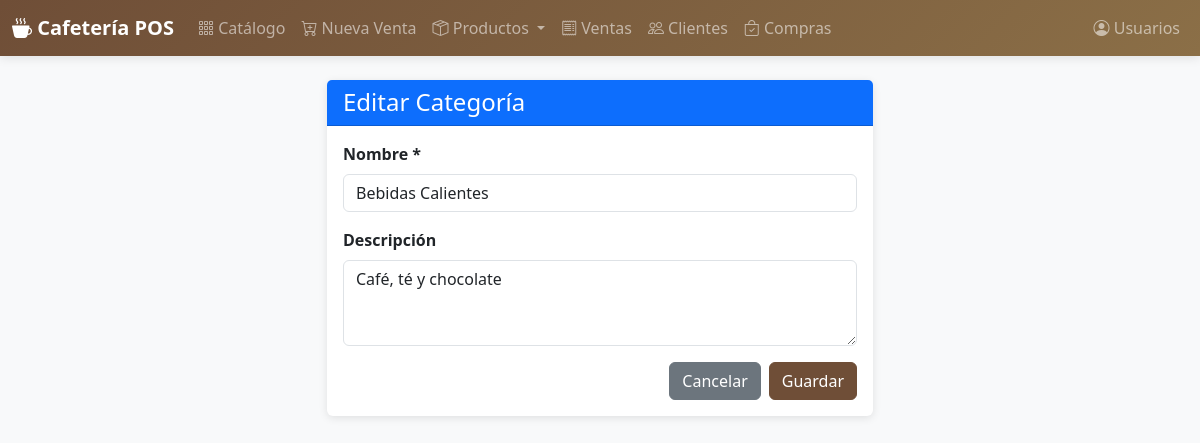
Page /categorias/editar/1 on the committed database.
### models.py (models this page shows)
class CategoriaProducto(db.Model):
    __tablename__ = 'product_categories'
    id = db.Column(db.Integer, primary_key=True)
    nombre = db.Column('name', db.String(120), nullable=False)
    descripcion = db.Column('description', db.Text)
    creado_en = db.Column('created_at', db.DateTime, default=datetime.utcnow)
    productos = db.relationship('Producto', backref='categoria', lazy=True)

### routes/categorias.py (the view)
@bp.route('/editar/<int:id>', methods=['GET', 'POST'])
def editar(id):
    categoria = CategoriaProducto.query.get_or_404(id)
    if request.method == 'POST':
        categoria.nombre = request.form['nombre']
        categoria.descripcion = request.form.get('descripcion', '')
        db.session.commit()
        flash('Categoría actualizada exitosamente', 'success')
        return redirect(url_for('categorias.listar'))
    return render_template('categorias/formulario.html', categoria=categoria)

### templates/categorias/formulario.html (shortened to what this page needs)
{% extends "base.html" %}
{% block content %}
<div class="row justify-content-center">
    <div class="col-lg-6">
        <div class="card">
            <div class="card-header bg-primary text-white">
                <h4 class="mb-0">{{ 'Editar' if categoria else 'Nueva' }} Categoría</h4>
            </div>
            <div class="card-body">
                <form method="POST">
                    <div class="mb-3">
                        <label class="form-label fw-bold">Nombre *</label>
                        <input type="text" name="nombre" class="form-control"
                               value="{{ categoria.nombre if categoria else '' }}" required>
                    </div>
                    <div class="mb-3">
                        <label class="form-label fw-bold">Descripción</label>
                        <textarea name="descripcion" class="form-control" rows="3">{{ categoria.descripcion if categoria else '' }}</textarea>
                    </div>
                    <div class="d-flex gap-2 justify-content-end">
                        <a href="{{ url_for('categorias.listar') }}" class="btn btn-secondary">Cancelar</a>
                        <button type="submit" class="btn btn-primary">Guardar</button>
                    </div>
                </form>
            </div>
        </div>
    </div>
</div>
{% endblock %}

### templates/base.html (style rules this page uses)
:root { --primary-color: #6f4e37; --secondary-color: #8b6f47; --accent-color: #d4a574; }
.card { border: none; box-shadow: 0 2px 8px rgba(0,0,0,0.1); transition: transform 0.2s, box-shadow 0.2s; }
.btn-primary { background-color: var(--primary-color); border-color: var(--primary-color); }

### rows in the picture
CategoriaProducto: nombre "Bebidas Calientes", descripcion "Café, té y chocolate"

### other values in the picture
{{ 'Editar' if categoria else 'Nueva' }} "Editar"
